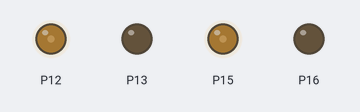
Bench run of a program on a simulated BBC micro:bit (MakeCode). On the bench: output pins drawn as LEDs (lit = HIGH).

Above: at 0.05 s.
At 6.0 s:
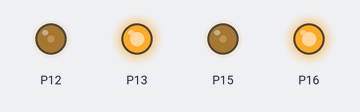
Timing chart, 0 to 6.9 s (numbered marks = the images above):
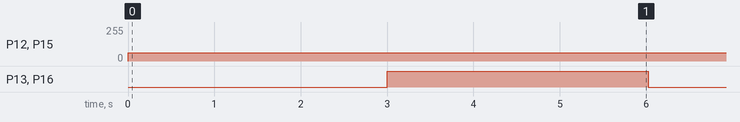

The program:

main.ts
```typescript
led.enable(false)
basic.forever(function () {
    pins.analogWritePin(AnalogPin.P12, 250)
    pins.digitalWritePin(DigitalPin.P13, 0)
    pins.analogWritePin(AnalogPin.P15, 250)
    pins.digitalWritePin(DigitalPin.P16, 0)
    basic.pause(3000)
    pins.analogWritePin(AnalogPin.P12, 250)
    pins.digitalWritePin(DigitalPin.P13, 1)
    pins.analogWritePin(AnalogPin.P15, 250)
    pins.digitalWritePin(DigitalPin.P16, 1)
    basic.pause(3000)
})
```

test.ts
```typescript
// 在這裡測試；當此封包作為擴充功能時，將不會編譯此內容。
```

Measured:
- by itself, P12, P15: 0/255 → 62/255 at 0.00 s
- by itself, P13, P16: alternates HIGH for 3.0 s and LOW for 3.0 s
